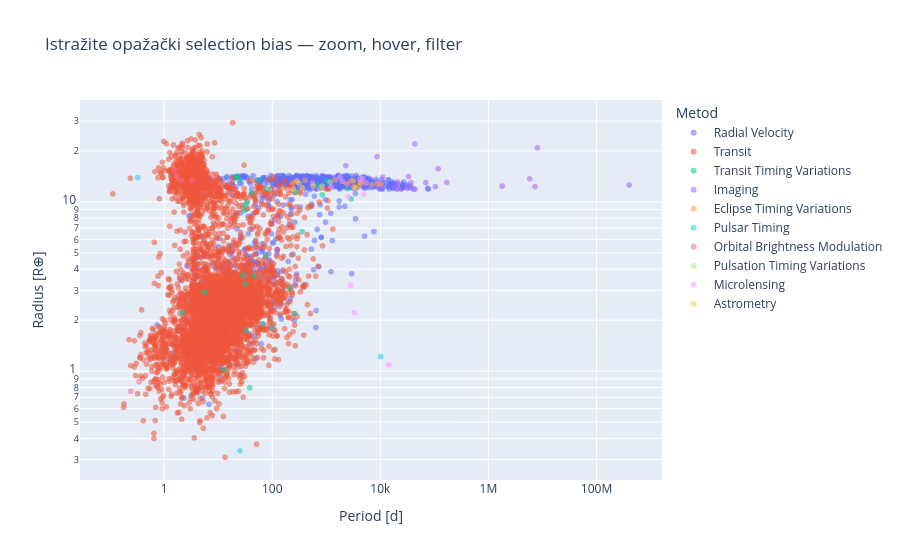

Notebook source saved alongside this figure:
### Markdown cell above
## 03 · Zašto katalog nije uzorak Galaksije?
Posmatrane planete nisu slučajno odabrane. Različite metode imaju različite funkcije selekcije; grafik govori o **katalogu detekcija**, ne o intrinzičnoj raspodeli planeta u Galaksiji.

### Code cell
meth = raw['discoverymethod'].value_counts().head(9)
fig,ax=plt.subplots(figsize=(10,4))
meth.iloc[::-1].plot.barh(ax=ax)
ax.set(xlabel='Broj poznatih planeta',title='Metode otkrića: jaka selekciona pristrasnost')
plt.tight_layout();plt.show()
fig=px.scatter(raw.dropna(subset=['pl_orbper','pl_rade']).query('pl_orbper>0 and pl_rade>0'),
               x='pl_orbper',y='pl_rade',color='discoverymethod',hover_name='pl_name',
               log_x=True,log_y=True,opacity=.55,render_mode='webgl',
               labels={'pl_orbper':'Period [d]','pl_rade':'Radius [R⊕]'},
               title='Istražite opažački selection bias — zoom, hover, filter')
fig.update_layout(height=560,legend_title_text='Metod');fig.show()

### Figure 1 — Plotly figure (JSON) as saved in the notebook; plotly's stock layout.template omitted (floating-point values rounded to 4 significant figures; data arrays with more than 128 entries replaced by an {"elided": "..."} marker saying what was removed)
{"data": [{"hovertemplate": "<b>%{hovertext}</b><br><br>discoverymethod=Radial Velocity<br>Period [d]=%{x}<br>Radius [R⊕]=%{y}<extra></extra>", "hovertext": {"elided": "1167 str values"}, "legendgroup": "Radial Velocity", "marker": {"color": "#636efa", "opacity": 0.55, "symbol": "circle"}, "mode": "markers", "name": "Radial Velocity", "showlegend": true, "type": "scattergl", "x": {"elided": "1167 float values"}, "xaxis": "x", "y": {"elided": "1167 float values"}, "yaxis": "y"}, {"hovertemplate": "<b>%{hovertext}</b><br><br>discoverymethod=Transit<br>Period [d]=%{x}<br>Radius [R⊕]=%{y}<extra></extra>", "hovertext": {"elided": "4784 str values"}, "legendgroup": "Transit", "marker": {"color": "#EF553B", "opacity": 0.55, "symbol": "circle"}, "mode": "markers", "name": "Transit", "showlegend": true, "type": "scattergl", "x": {"elided": "4784 float values"}, "xaxis": "x", "y": {"elided": "4784 float values"}, "yaxis": "y"}, {"hovertemplate": "<b>%{hovertext}</b><br><br>discoverymethod=Transit Timing Variations<br>Period [d]=%{x}<br>Radius [R⊕]=%{y}<extra></extra>", "hovertext": ["TOI-199 c", "AU Mic d", "Kepler-51 e", "Kepler-139 f", "TOI-1408 c", "Kepler-19 c", "Kepler-411 e", "KOI-984 c", "TOI-4504 d", "Kepler-82 f", "KOI-319 c", "TOI-1232 c", "KOI-142 c", "KOI-134 c", "Kepler-539 c", "TOI-5624 f", "TOI-4562 c", "TOI-201 c", "TOI-1266 d", "Kepler-419 c", "KOI-884 e", "TOI-2202 c", "Kepler-448 c", "Kepler-46 c", "Kepler-725 c", "Kepler-1513 c", "TOI-2015 c", "Kepler-138 e"], "legendgroup": "Transit Timing Variations", "marker": {"color": "#00cc96", "opacity": 0.55, "symbol": "circle"}, "mode": "markers", "name": "Transit Timing Variations", "showlegend": true, "type": "scattergl", "x": [273.7, 12.74, 264.3, 355.0, 2.166, 28.73, 31.51, 21.51, 41.29, 75.73, 80.1, 30.36, 22.26, 33.95, 1000.0, 45.37, 3990.0, 2890.0, 32.51, 675.5, 31.1, 24.67, 2500.0, 57.01, 207.5, 841.4, 5.583, 38.23], "xaxis": "x", "y": [11.4, 1.02, 2.18, 6.67, 2.22, 3.68, 3.28, 14.1, 11.26, 4.84, 11.9, 8.88, 14.0, 9.86, 13.3, 3.66, 12.8, 10.4, 1.74, 12.6, 9.54, 13.4, 12.0, 13.5, 3.08, 11.0, 2.93, 0.797], "yaxis": "y"}, {"hovertemplate": "<b>%{hovertext}</b><br><br>discoverymethod=Imaging<br>Period [d]=%{x}<br>Radius [R⊕]=%{y}<extra></extra>", "hovertext": ["HD 143811 AB b", "HIP 39017 b", "Oph 11 b", "b Cen AB b", "bet Pic b", "bet Pic d", "CFBDSIR J145829+101343 b", "WISE J033605.05-014350.4 b", "HIP 21152 b", "PDS 70 b", "HR 8799 d", "HR 8799 b", "HR 8799 e", "HR 8799 c", "AF Lep b", "HIP 99770 b", "HD 206893 c", "VHS J125601.92-125723.9 b", "HIP 54515 b", "HD 206893 b", "PZ Tel b", "Luhman 16 b", "CFHTWIR-Oph 98 b", "HIP 81208 C b", "COCONUTS-2 b"], "legendgroup": "Imaging", "marker": {"color": "#ab63fa", "opacity": 0.55, "symbol": "circle"}, "mode": "markers", "name": "Imaging", "showlegend": true, "type": "scattergl", "x": [117000.0, 31000.0, 7300000.0, 1790000.0, 8682.0, 33200.0, 10040.0, 2560.0, 22000.0, 43500.0, 37000.0, 170000.0, 20820.0, 69000.0, 8905.0, 18600.0, 2290.0, 5800000.0, 33000.0, 11100.0, 44000.0, 9697.0, 8040000.0, 104100.0, 402000000.0], "xaxis": "x", "y": [15.69, 12.0, 12.3, 12.4, 18.49, 14.12, 12.4, 12.6, 12.0, 21.97, 13.0, 13.0, 13.11, 13.0, 13.0, 12.2, 16.37, 13.67, 12.2, 14.01, 11.9, 11.9, 20.85, 12.3, 12.58], "yaxis": "y"}, {"hovertemplate": "<b>%{hovertext}</b><br><br>discoverymethod=Eclipse Timing Variations<br>Period [d]=%{x}<br>Radius [R⊕]=%{y}<extra></extra>", "hovertext": ["NN Ser c", "HU Aqr AB b", "Kepler-451 c", "DP Leo b", "MXB 1658-298 b", "NN Ser d", "NSVS 14256825 b", "2MASS J19383260+4603591 b", "NY Vir b", "DE CVn b", "NY Vir c", "RR Cae b", "HU Aqr AB c", "Kepler-451 d", "Kepler-1660 AB b"], "legendgroup": "Eclipse Timing Variations", "marker": {"color": "#FFA15A", "opacity": 0.55, "symbol": "circle"}, "mode": "markers", "name": "Eclipse Timing Variations", "showlegend": true, "type": "scattergl", "x": [6987.0, 2390.0, 1460.0, 10220.0, 760.0, 2880.0, 3225.0, 406.0, 3160.0, 4098.0, 8799.0, 4344.0, 4368.0, 43.0, 239.5], "xaxis": "x", "y": [12.6, 12.8, 13.5, 12.7, 12.0, 13.3, 12.3, 13.4, 13.3, 12.4, 12.8, 13.0, 12.9, 13.5, 12.9], "yaxis": "y"}, {"hovertemplate": "<b>%{hovertext}</b><br><br>discoverymethod=Pulsar Timing<br>Period [d]=%{x}<br>Radius [R⊕]=%{y}<extra></extra>", "hovertext": ["PSR B1257+12 b", "PSR B0329+54 b", "PSR J2322-2650 b", "PSR B1257+12 c", "PSR B1257+12 d"], "legendgroup": "Pulsar Timing", "marker": {"color": "#19d3f3", "opacity": 0.55, "symbol": "circle"}, "mode": "markers", "name": "Pulsar Timing", "showlegend": true, "type": "scattergl", "x": [25.26, 10140.0, 0.323, 66.54, 98.21], "xaxis": "x", "y": [0.338, 1.22, 13.9, 1.91, 1.8], "yaxis": "y"}, {"hovertemplate": "<b>%{hovertext}</b><br><br>discoverymethod=Orbital Brightness Modulation<br>Period [d]=%{x}<br>Radius [R⊕]=%{y}<extra></extra>", "hovertext": ["KOI-55 c", "KIC 5479689 b", "KIC 8121913 b", "KOI-55 b", "KIC 10068024 b", "Kepler-76 b"], "legendgroup": "Orbital Brightness Modulation", "marker": {"color": "#FF6692", "opacity": 0.55, "symbol": "circle"}, "mode": "markers", "name": "Orbital Brightness Modulation", "showlegend": true, "type": "scattergl", "x": [0.3429, 1.702, 3.295, 0.2401, 2.074, 1.545], "xaxis": "x", "y": [0.867, 14.2, 13.4, 0.759, 13.4, 15.24], "yaxis": "y"}, {"hovertemplate": "<b>%{hovertext}</b><br><br>discoverymethod=Pulsation Timing Variations<br>Period [d]=%{x}<br>Radius [R⊕]=%{y}<extra></extra>", "hovertext": ["KIC 7917485 b", "V0391 Peg b"], "legendgroup": "Pulsation Timing Variations", "marker": {"color": "#B6E880", "opacity": 0.55, "symbol": "circle"}, "mode": "markers", "name": "Pulsation Timing Variations", "showlegend": true, "type": "scattergl", "x": [840.0, 1170.0], "xaxis": "x", "y": [12.4, 13.1], "yaxis": "y"}, {"hovertemplate": "<b>%{hovertext}</b><br><br>discoverymethod=Microlensing<br>Period [d]=%{x}<br>Radius [R⊕]=%{y}<extra></extra>", "hovertext": ["AT2021ueyL b", "OGLE-2016-BLG-1190L b", "K2-2016-BLG-0005L b", "MOA-2009-BLG-266L b", "OGLE-2005-BLG-390L b", "OGLE-2006-BLG-109L b", "MOA-2009-BLG-387L b", "OGLE-2007-BLG-349L AB c", "OGLE-2018-BLG-0740L b", "OGLE-2006-BLG-109L c", "MOA-2011-BLG-293L b", "OGLE-2016-BLG-0007L b"], "legendgroup": "Microlensing", "marker": {"color": "#FF97FF", "opacity": 0.55, "symbol": "circle"}, "mode": "markers", "name": "Microlensing", "showlegend": true, "type": "scattergl", "x": [4169.0, 1220.0, 4700.0, 2800.0, 3285.0, 1788.0, 1980.0, 2557.0, 5480.0, 4928.0, 550.0, 14200.0], "xaxis": "x", "y": [13.6, 12.3, 13.7, 3.21, 2.21, 14.0, 13.2, 10.7, 12.9, 11.1, 12.9, 1.09], "yaxis": "y"}, {"hovertemplate": "<b>%{hovertext}</b><br><br>discoverymethod=Astrometry<br>Period [d]=%{x}<br>Radius [R⊕]=%{y}<extra></extra>", "hovertext": ["DENIS-P J082303.1-491201 b", "Gaia-5 b", "Gaia-4 b", "HD 128717 b", "GJ 896 A b", "HIP 66074 b"], "legendgroup": "Astrometry", "marker": {"color": "#FECB52", "opacity": 0.55, "symbol": "circle"}, "mode": "markers", "name": "Astrometry", "showlegend": true, "type": "scattergl", "x": [246.4, 358.6, 571.3, 3420.0, 284.4, 310.9], "xaxis": "x", "y": [11.9, 12.1, 12.4, 12.1, 13.3, 12.9], "yaxis": "y"}], "layout": {"height": 560, "legend": {"title": {"text": "Metod"}, "tracegroupgap": 0}, "title": {"text": "Istražite opažački selection bias — zoom, hover, filter"}, "xaxis": {"anchor": "y", "domain": [0, 1], "title": {"text": "Period [d]"}, "type": "log"}, "yaxis": {"anchor": "x", "domain": [0, 1], "title": {"text": "Radius [R⊕]"}, "type": "log"}}}
